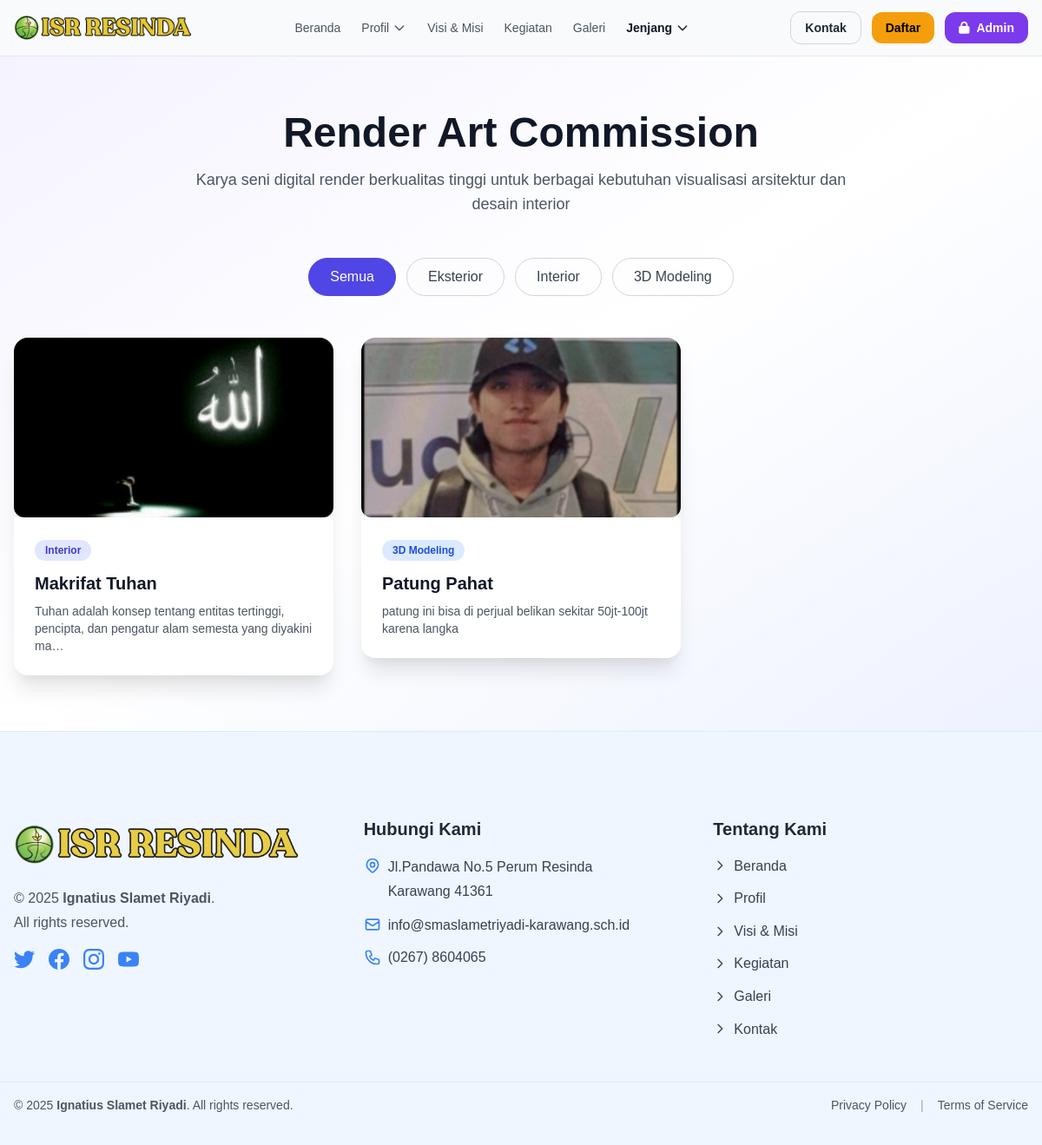
Before: /render-art.php with the older database file.
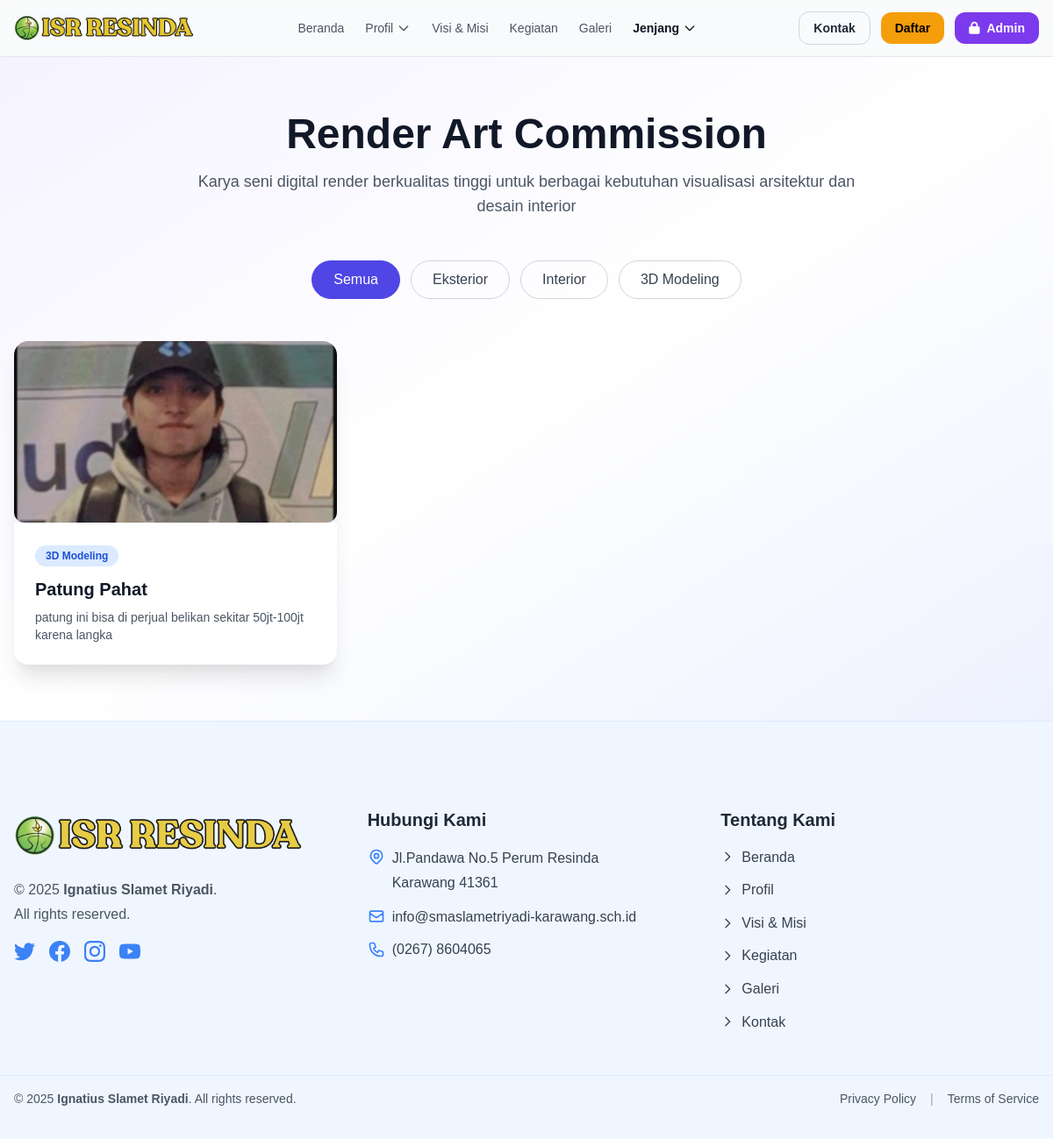
After: the same page with the newer database file.
### tables this page shows
CREATE TABLE `render_art` (
  `id` int NOT NULL,
  `title` varchar(255) NOT NULL,
  `description` text,
  `image_path` varchar(500) DEFAULT NULL,
  `category` enum('eksterior','interior','3d_modeling') NOT NULL DEFAULT 'eksterior',
  `status` enum('active','inactive') NOT NULL DEFAULT 'active',
  `created_by` int DEFAULT NULL,
  `created_at` timestamp NULL DEFAULT CURRENT_TIMESTAMP,
  `updated_at` timestamp NULL DEFAULT NULL ON UPDATE CURRENT_TIMESTAMP
);

### includes/config.php (called while the page is built, shortened)
<?php
function url($path = '') {
  $path = ltrim((string)$path, '/');
  return BASE_URL . $path;
}

### render-art.php (the view, shortened to what the changed rows need)
<?php
require_once __DIR__ . '/includes/config.php';
include 'includes/header.php';
function h($s){ return htmlspecialchars((string)$s, ENT_QUOTES, 'UTF-8'); }
function getImageUrl($imagePath){
  return '/site/' . ltrim($imagePath, '/');
}
function excerpt($text, $len = 100){
  $text = (string)$text;
  $text = trim(preg_replace("/\s+/u", " ", $text));
  if (function_exists('mb_strimwidth')) {
    return mb_strimwidth($text, 0, $len, '…', 'UTF-8');
  }
  return strlen($text) > $len ? substr($text, 0, $len) . '…' : $text;
}
$db = (new Database())->getConnection();
$filter  = $_GET['cat'] ?? '';
$sql    = "SELECT * FROM render_art WHERE status = 'active'";
$params = [];
$sql .= " ORDER BY created_at DESC, id DESC";
$stmt = $db->prepare($sql);
$stmt->execute($params);
$render_items = $stmt->fetchAll(PDO::FETCH_ASSOC);
$seen = [];
$render_items = array_values(array_filter($render_items, function($row) use (&$seen){
  $id = (int)($row['id'] ?? 0);
  if (!$id) return false;
  if (isset($seen[$id])) return false;
  $seen[$id] = true;
  return true;
}));
$colorMap = [
  'eksterior'   => ['text' => 'text-purple-700', 'bg' => 'bg-purple-100', 'label' => 'Eksterior'],
  'interior'    => ['text' => 'text-indigo-700', 'bg' => 'bg-indigo-100', 'label' => 'Interior'],
  '3d_modeling' => ['text' => 'text-blue-700',   'bg' => 'bg-blue-100',   'label' => '3D Modeling'],
];
?>
<section class="py-16 bg-gradient-to-br from-purple-50 via-white to-indigo-50">
  <div class="max-w-7xl mx-auto px-4">
    <div class="text-center mb-12">
      <h1 class="text-4xl md:text-5xl font-bold text-gray-900 mb-4">Render Art Commission</h1>
    </div>
    <div class="flex flex-wrap justify-center gap-3 mb-12">
      <?php
        $tabs = [
          ['label'=>'Semua',      'val'=>''],
          ['label'=>'Eksterior',  'val'=>'eksterior'],
          ['label'=>'Interior',   'val'=>'interior'],
          ['label'=>'3D Modeling','val'=>'3d_modeling'],
        ];
        foreach ($tabs as $t):
          $active = ($t['val'] === ($filter ?? ''));
          $href = url('render-art.php') . ($t['val'] ? ('?cat=' . rawurlencode($t['val'])) : '');
      ?>
        <a href="<?= h($href) ?>"
           class="px-6 py-2 rounded-full border transition <?=
                  $active
                  ? 'bg-indigo-600 text-white border-indigo-600'
                  : 'border-gray-300 text-gray-700 hover:bg-indigo-600 hover:text-white' ?>">
          <?= h($t['label']) ?>
        </a>
      <?php endforeach; ?>
    </div>
    <div class="grid grid-cols-1 md:grid-cols-2 lg:grid-cols-3 gap-8">
      <?php if (empty($render_items)): ?>
        <div class="col-span-3 text-center text-gray-500 py-12">
          <div class="text-6xl mb-4">🎨</div>
          <p class="text-xl font-medium">Belum ada karya render yang tersedia.</p>
          <p class="text-sm mt-2">Silakan cek kembali nanti atau hubungi kami untuk informasi lebih lanjut.</p>
        </div>
      <?php else: ?>
        <?php foreach ($render_items as $item): ?>
          <?php
            $id      = (int)($item['id'] ?? 0);
            $title   = $item['title'] ?? '';
            $desc    = $item['description'] ?? '';
            $catKey  = strtolower($item['category'] ?? '');
            $cat     = $colorMap[$catKey] ?? ['text'=>'text-gray-700','bg'=>'bg-gray-100','label'=>ucwords(str_replace('_',' ', $catKey ?: 'Umum'))];
            $imageUrl= getImageUrl($item['image_path'] ?? '');
          ?>
          <a href="<?= url('render-art-detail.php?id=' . rawurlencode($id)) ?>" class="block group">
            <div class="bg-white rounded-2xl shadow-xl overflow-hidden transition-all duration-300 group-hover:-translate-y-1 group-hover:shadow-2xl">
              <div class="relative w-full overflow-hidden bg-gray-100" style="aspect-ratio:16/9">
                <?php if (!empty($imageUrl)): ?>
                  <img
                    src="<?= h($imageUrl) ?>"
                    alt="<?= h($title) ?>"
                    class="absolute inset-0 w-full h-full object-cover transition-transform duration-500 group-hover:scale-105"
                    loading="lazy"
                    onerror="this.onerror=null; this.style.display='none';">
                <?php endif; ?>
              </div>
              <div class="p-6">
                <div class="mb-3">
                  <span class="inline-block px-3 py-1 rounded-full text-xs font-semibold <?= h($cat['text']) ?> <?= h($cat['bg']) ?>">
                    <?= h($cat['label']) ?>
                  </span>
                </div>
                <h3 class="text-xl font-bold text-gray-900 mb-2">
                  <?= h($title) ?>
                </h3>
                <?php if ($desc !== ''): ?>
                  <p class="text-gray-600 text-sm">
                    <?= h(excerpt($desc, 100)) ?>
                  </p>
                <?php endif; ?>
              </div>
            </div>
          </a>
        <?php endforeach; ?>
      <?php endif; ?>
    </div>
  </div>
</section>
<?php
include 'includes/footer.php';

Changed rows visible on the page:
removed render_art: image_path (picture), category "Interior", title "Makrifat Tuhan", description "Tuhan adalah konsep tentang entitas tertinggi, pencipta, dan pengatur alam semesta yang diyakini ma…"
